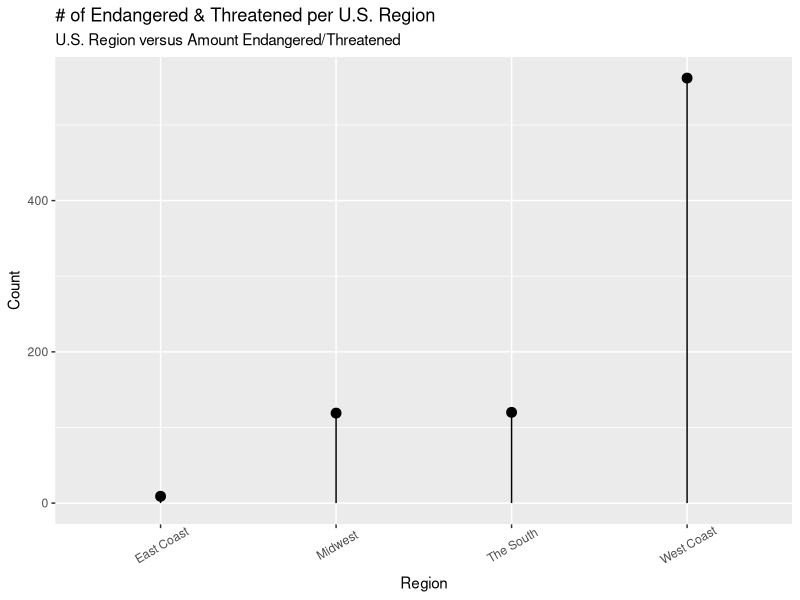

The R source for this figure:
library(dplyr)
library(knitr)
library(ggplot2)
# chart 3; divide data into sub regions "WestCoast", "Midwest", and "EastCoast"
# find out number of threatened/endangered in each region
raw_endangered_df <- read.csv("data/us_endangered_species.csv", stringsAsFactors = FALSE)
#select only the columns needed for analysis
endangered_v2 <- raw_endangered_df %>%
  select(Species.Group, FWS.Lead.Region, FWS.Listing.Status) %>%
  rename(Species = Species.Group, Region = FWS.Lead.Region, Status = FWS.Listing.Status)

#convert regions to West Coast, Midwest, South and East Coast. Use only mainland U.S.,
# exclude Hawaii and Alaska
endangered_v2$Region[endangered_v2$Region == "Region 1"] <- "West Coast"
endangered_v2$Region[endangered_v2$Region == "Region 8"] <- "West Coast"

endangered_v2$Region[endangered_v2$Region == "Region 6"] <- "Midwest"
endangered_v2$Region[endangered_v2$Region == "Region 2"] <- "Midwest"
endangered_v2$Region[endangered_v2$Region == "Region 3"] <- "Midwest"

endangered_v2$Region[endangered_v2$Region == "Region 5"] <- "East Coast"

endangered_v2$Region[endangered_v2$Region == "Region 4"] <- "The South"

#selecting only these regions and their information
endangered_v3 <- endangered_v2 %>%
  filter(Region == "West Coast" | Region == "Midwest" | Region == "East Coast" |
           Region == "The South")

# calculate number of endangered/threatened by region. Use tally function
endangered_v4 <- endangered_v3 %>%
  group_by(Region) %>%
  tally()
#rename column to Count
endangered_v5 <- endangered_v4 %>%
  select(Region, n) %>%
  rename(Count = n)

#FINAL. IS A FUNCTION. Make that into a function
plot_leung <- function(dataframe) {
  ggplot(dataframe,
         aes(x = Region,
             y = Count)) +
    geom_point(size = 3) +
    geom_segment(aes(x = dataframe$Region,
                     xend = dataframe$Region,
                     y = 0,
                     yend = dataframe$Count)) +
    labs(title = "# of Endangered & Threatened per U.S. Region",
         subtitle = "U.S. Region versus Amount Endangered/Threatened") +
    theme(axis.text.x = element_text(angle = 30, vjust = 0.7))
}
#test function w/ param
plot_leung(endangered_v5)
